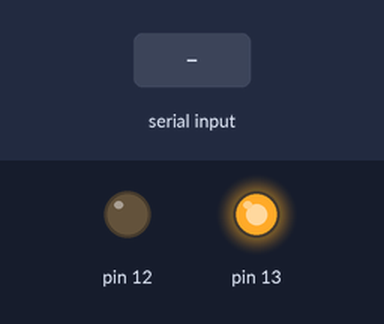
Recording of a sketch running on a simulated Arduino Uno, built with avr-gcc and run on an emulated ATmega328P. Shown: output pins drawn as LEDs (lit = HIGH). The test bench sets the inputs (shaded band). What the sketch prints to the serial monitor is not drawn.

Above: at 0.1 s.
At 2.3 s:
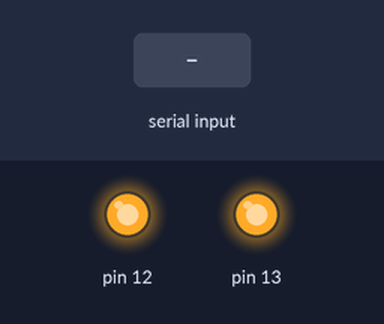
2.4 s: "1" received over the second serial link
5.4 s: "0" received over the second serial link
Timing chart, 0 to 8.4 s (numbered marks = the images above; inputs shaded):
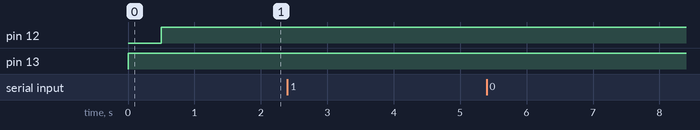

Measured:
- after the input at 2.4 s, every drawn part: stays the same
- after the input at 5.4 s, every drawn part: stays the same

The sketch:

TXfastViaTTN.ino
```cpp
#include <rn2483.h>

/*
 * Author: JP Meijers
 * Date: 2016-02-07
 *
 * Transmit a one byte packet via TTN. This happens as fast as possible, while still keeping to
 * the 1% duty cycle rules enforced by the RN2483's built in LoRaWAN stack. Even though this is
 * allowed by the radio regulations of the 868MHz band, the fair use policy of TTN may prohibit this.
 *
 * CHECK THE RULES BEFORE USING THIS PROGRAM!
 *
 * CHANGE ADDRESS!
 * Change the address this device should use to either a testing address or one from a range you "own".
 * The appropriate line is "myLora.initTTN("XXXXXX");
 *
 * Connect the RN2483 as follows:
 * RN2483 -- Arduino
 * Uart TX -- 10
 * Uart RX -- 11
 * Reset -- 12
 * Vcc -- 3.3V
 * Gnd -- Gnd
 *
 * If you use an Arduino with a free hardware serial port, you can replace
 * the line "rn2483 myLora(mySerial);"
 * with     "rn2483 myLora(SerialX);"
 * where the parameter is the serial port the RN2483 is connected to.
 * Remember that the serial port should be initialised before calling initTTN().
 * For best performance the serial port should be set to 57600 baud, which is impossible with a software serial port.
 * If you use 57600 baud, you can remove the line "myLora.autobaud();".
 *
 */
#include <SoftwareSerial.h>

SoftwareSerial mySerial(10, 11); // RX, TX

String str;

unsigned long time = 0;

//create an instance of the rn2483 library,
//giving the software UART as stream to use,
//and using LoRa WAN
rn2483 myLora(mySerial);

// the setup routine runs once when you press reset:
void setup() {
  //output LED pin
  pinMode(13, OUTPUT);
  led_on();

  // Open serial communications and wait for port to open:
  Serial.begin(57600);
  mySerial.begin(9600);
  Serial.println("Startup");

  //reset rn2483
  pinMode(12, OUTPUT);
  digitalWrite(12, LOW);
  delay(500);
  digitalWrite(12, HIGH);

  //initialise the rn2483 module
  myLora.autobaud();

  //print out the HWEUI so that we can register it via ttnctl
  Serial.println("When using OTAA, register this DevEUI: ");
  Serial.println(myLora.hweui());
  Serial.println("RN2483 version number:");
  Serial.println(myLora.sysver());

  //ABP: init(String AppEUI, String NwkSKey, String AppSKey, String addr);
  myLora.init("", "02020304050607080910111213141516", "000202030405060708090a0b0c0d0e0f", "06060708");

  //OTAA: init(String AppEUI, String AppKey);
  //myLora.init("70B3D57ED00001A6", "A23C96EE13804963F8C2BD6285448198");

  //transmit a startup message
  myLora.txUncnf("Fast TXer (TTN)");

  led_off();
  delay(2000);
}

// the loop routine runs over and over again forever:
void loop() {

    led_on();

    Serial.println("TXing");
    myLora.txUncnf("!"); //one byte, blocking function

    led_off();
    delay(200);
}

void led_on()
{
  digitalWrite(13, 1);
}

void led_off()
{
  digitalWrite(13, 0);
}
```
